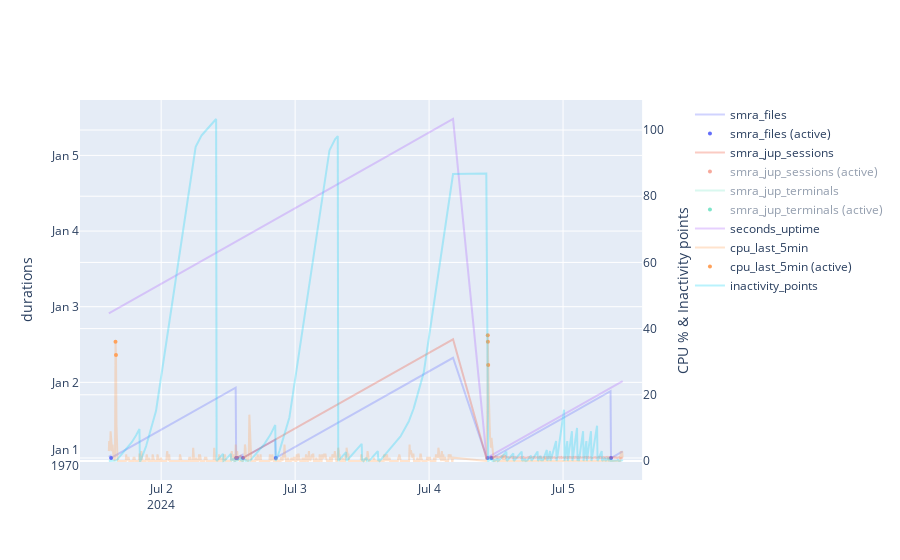

Here is the notebook cell this chart was saved with:
### Code cell
fig = make_subplots(specs=[[{"secondary_y": True}]])

L_COLORS = px.colors.qualitative.Plotly
i_color = 0

def line_and_markers(col_name, color, secondary_y, fun_format=lambda s:s) :
    s_y = fun_format(df[col_name])
    fig.add_trace(
        go.Scatter(x=df['utc_datetime_run'], y=s_y, name=col_name, 
                   line_color=color, opacity=.3),
        secondary_y=secondary_y,
    )
    mask = df[col_name].map(lambda v: is_active(col_name, v))
    fig.add_trace(
        go.Scatter(x=df.loc[mask,'utc_datetime_run'], y=s_y.loc[mask], name=f'{col_name} (active)',
                   marker_color=color, mode='markers', marker=dict(size=4)),
        secondary_y=secondary_y,
    )

for col_name in ['smra_files', 'smra_jup_sessions', 'smra_jup_terminals', 'seconds_uptime'] :
    line_and_markers(col_name, L_COLORS[i_color], False, lambda s: pd.to_datetime(s, unit='s'))
    i_color += 1
line_and_markers('cpu_last_5min', L_COLORS[i_color], True, lambda s:100*s)
i_color += 1
fig.add_trace(
    go.Scatter(x=df['utc_datetime_run'], y=df['inactivity_points'], name='inactivity_points', 
               line_color=L_COLORS[i_color], opacity=.3),
    secondary_y=True
)


# Set y-axes titles
fig.update_yaxes(title_text='durations', secondary_y=False)
fig.update_yaxes(title_text='CPU % & Inactivity points', secondary_y=True)
fig.update_layout(height=500)
fig.show()
